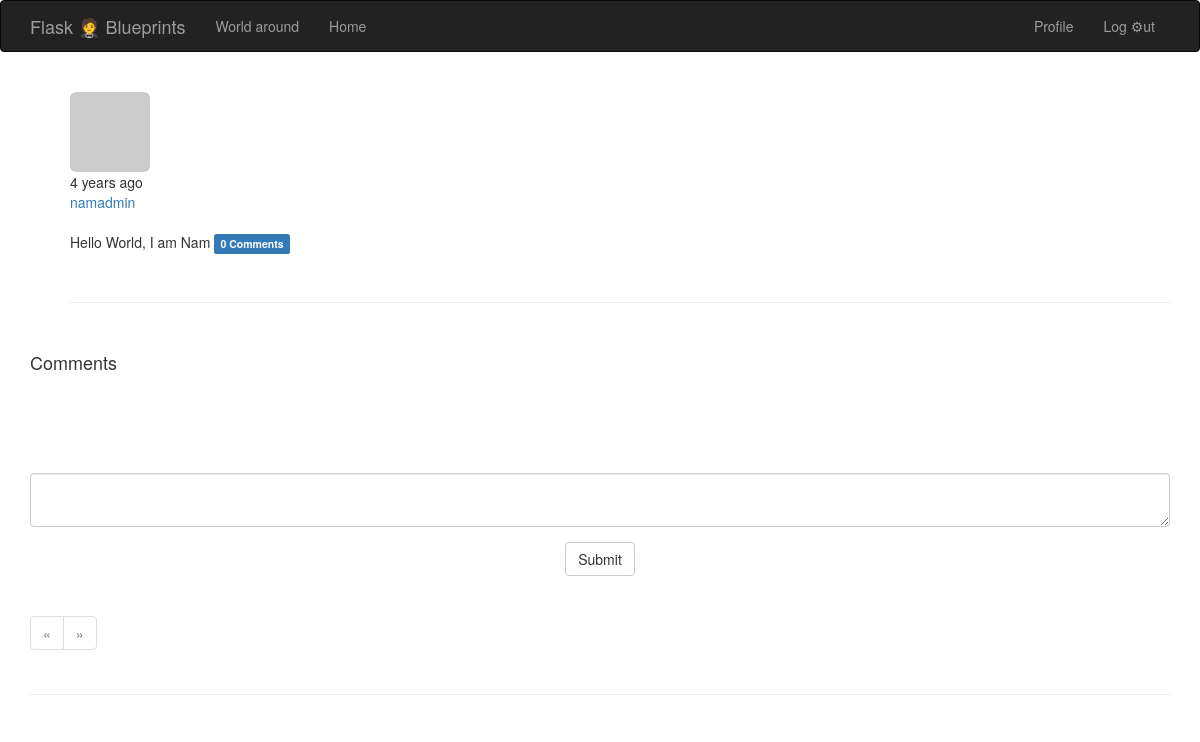
Screenshot of /post/1 (signed in) with the database file from the repository.
### flask_blueprint/app/models.py (models this page shows, shortened)
class Post(db.Model):
    __tablename__ = 'posts'
    id = db.Column(db.Integer, primary_key=True)
    body = db.Column(db.Text)
    timestamp = db.Column(db.DateTime, index=True, default=datetime.utcnow)
    author_id = db.Column(db.Integer, db.ForeignKey('users.id'))   ####§§ Line 195 <=> Line 267
    body_html = db.Column(db.Text)
    toquery_authornamestartswitha = db.Column(db.Boolean, default=False, index=True)
    comments = db.relationship('Comment', backref='post', lazy='dynamic')

class User(UserMixin, db.Model):
    __tablename__ = 'users'
    id = db.Column(db.Integer, primary_key=True)
    username = db.Column(db.String(64), unique=True, index=True)
    email = db.Column(db.String(64), unique=True, index=True)
    role_id = db.Column(db.Integer, db.ForeignKey('roles.id')) # table 'roles' / column 'id'
    from flask_login import UserMixin, AnonymousUserMixin
    def can(self, perm):
        return self.role is not None and self.role.has_permission(perm)
    def is_administrator(self):
        return self.can(Permission.ADMIN)
    password_hash = db.Column(db.String(128))
    @property
    def password(self):
        raise AttributeError('Password is not a readable attribute.')
    confirmed = db.Column(db.Boolean, default=False)
    name = db.Column(db.String(64))
    location = db.Column(db.String(64))
    about_me = db.Column(db.Text()) # string that does not need a maximum length
    member_since = db.Column(db.DateTime())
    last_login = db.Column(db.DateTime())
    last_seen = db.Column(db.DateTime(), default=datetime.utcnow)
    def ping(self):
        self.last_seen = datetime.utcnow()
        db.session.add(self)
        db.session.commit()
    avatar_hash = db.Column(db.String(32))
    def gravatar(self, size=100, default='identicon', rating='g'):
        if request.is_secure:
            url = 'https://secure.gravatar.com/avatar'
        else:
            url = 'http://www.gravatar.com/avatar'
        hash = self.avatar_hash or self.gravatar_hash()
        return '{url}/{hash}?s={size}&d={default}&r={rating}'.format(
            url=url, hash=hash, size=size, default=default, rating=rating)
    posts = db.relationship('Post', backref='author', lazy='dynamic')   ####§§ Line 195 <=> Line 267
    followed = db.relationship('Follow',                            # stars relating to this fan
                               foreign_keys=[Follow.follower_id],   # fan
                               backref=db.backref('follower', lazy='joined'),   # .follower
                               lazy='dynamic',
                               cascade='all, delete-orphan')
    followers = db.relationship('Follow',                            # fans relating to this star
                                foreign_keys=[Follow.followed_id],   # star
                                backref=db.backref('followed', lazy='joined'),   # .followed
                                lazy='dynamic',
                                cascade='all, delete-orphan')
    comments = db.relationship('Comment', backref='author', lazy='dynamic')

### flask_blueprint/app/main/views.py (the view, shortened to what this page needs)
@main.route('/post/<int:id>', methods=['GET', 'POST'])
def post(id):
    post = Post.query.get_or_404(id)   ###
    latestp = (post.comments.count() - 1) // current_app.config['FLASKE_COMMENTS_PER_PAGE'] + 1
    form = CommentForm()
    page = request.args.get('page', latestp, type=int)  #### PAGE based on user's request, otherwise =default=latestp
    pagination = post.comments.order_by(Comment.timestamp.asc()).paginate(  ##~~## latest comments at the last page
        page, per_page=current_app.config['FLASKE_COMMENTS_PER_PAGE'], error_out=False)
    comments = pagination.items
    return render_template('post.html', posts=[post], form=form,
                           comments=comments, pagination=pagination, post=post)

### flask_blueprint/app/main/forms.py
class CommentForm(FlaskForm):
    body = PageDownField('', validators=[Required()])
    submit = SubmitField('Submit')

### flask_blueprint/app/auth/views.py (called while the page is built)
@auth.before_app_request
def before_request():
    if current_user.is_authenticated \
            and not current_user.confirmed \
            and request.blueprint != 'auth' \
            and request.endpoint != 'static':
        return redirect(url_for('auth.unconfirmed'))   ### line 94: return render_template('auth/resendconfirmation.html', form=form)

@auth.before_app_request
def before_request():
    if current_user.is_authenticated:
        current_user.ping()
        if not current_user.confirmed \
                and request.endpoint \
                and request.blueprint != 'auth' \
                and request.endpoint != 'static':
            return redirect(url_for('auth.unconfirmed'))

### flask_blueprint/app/main/__init__.py (called while the page is built)
@main.app_context_processor
def inject_permissions():
    return dict(Permission=Permission)

@main.app_context_processor
def inject_abc():
    abc = "ABC is shown here!"
    return dict(abc=abc)

@main.app_context_processor
def inject_commentid():
    try:
        with open('commentid', 'r') as f:
            commentid = f.read()
    except FileNotFoundError:
        commentid = ''
    return dict(commentid=commentid)

### flask_blueprint/app/main/views.py (called while the page is built, shortened)
@main.after_app_request
def after_request(response):
    return response

### flask_blueprint/app/models.py (called while the page is built)
@login_manager.user_loader
def load_user(user_id):
    return User.query.get(int(user_id))

    def has_permission(self, perm):   ######
        return self.permissions & perm == perm

### flask_blueprint/app/templates/post.html (shortened to what this page needs)
{% extends "base.html" %}
{% block page_content %}
<br>
<ul class="posts">
  {% for post in posts %}
         <div class="profile-thumbnail">
             <a href="{{ url_for('.user', username=post.author.username) }}">
                 <img class="img-rounded profile-thumbnail"
                     src="{{ post.author.gravatar(size=40) }}">
             </a>
         </div>
         <div class="post-date">{{ moment(post.timestamp).fromNow() }}</div>
         <div class="post-author">
             <a href="{{ url_for('.user', username=post.author.username) }}">
                 {{ post.author.username }}
             </a>
         </div>
<br>
         <div class="post-body">
<p>
           {% if post.body_html %}
               {{ post.body_html | safe }}
           {% else %}
               {{ post.body }}
           {% endif %}
           <a href="{{ url_for('.post', id=post.id) }}#comments" class="label label-primary">
                              {{ post.comments.count() }} Comments
                      </a>
</p>
           <div class="post-footer">
             <br>
      </div>
</div>
         <hr>
     <br>
     {% endfor %}
</ul>
<h4 id="comments">Comments</h4>
<br>
<br>
<br>
{% import "bootstrap/wtf.html" as wtf %}
<div class="commentform" align="center">
  {% if current_user.can(Permission.WRITE) %}
    {{ wtf.quick_form(form, form_type="horizontal") }}
  {% endif %}
</div>
<br>
{% import "_macros_copy.html" as macros %}
{{ macros.pagination_widget(pagination, '.post', id=post.id) }}
<hr>
{% endblock %}

### rows the page displays
Post: timestamp "4 years ago", author.username "namadmin", body "Hello World, I am Nam", comments.count "0"
